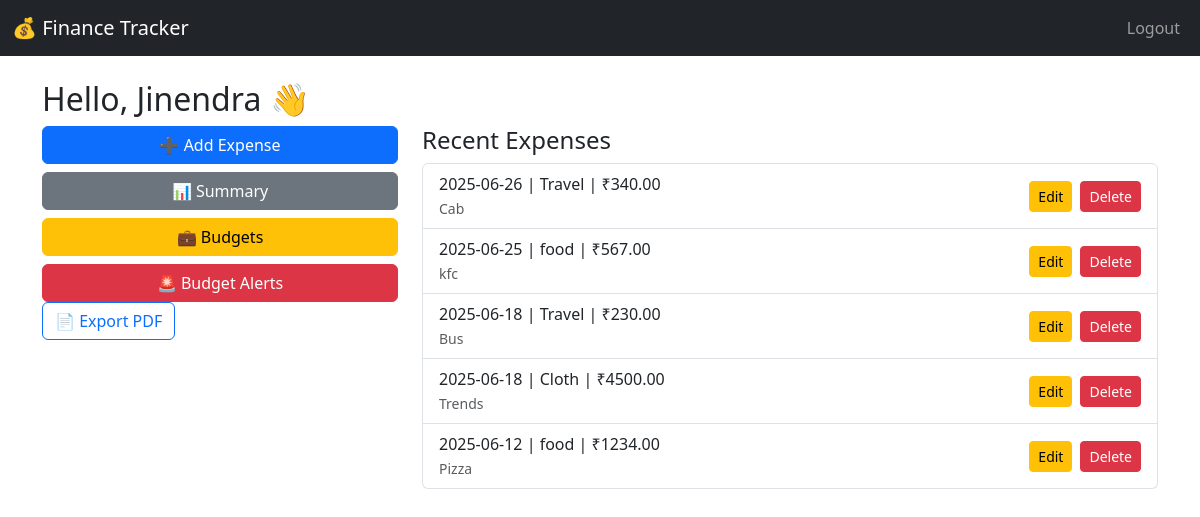
/dashboard (signed in), run on the app's committed database.
### tables this page shows
CREATE TABLE expenses(
            id INTEGER PRIMARY KEY AUTOINCREMENT,
            date TEXT,
            category TEXT,
            amount REAL,
            note TEXT,
            user_id INTEGER
        , type TEXT DEFAULT 'expense');

### app.py (the view)
@app.route('/dashboard')
def dashboard():
    if 'username' not in session:
        return redirect(url_for('login'))
    user_id = session.get('user_id')
    expenses = fetch_expenses(user_id)
    print("Fetched expenses for user:", expenses)
    return render_template('dashboard.html', expenses=expenses, username=session['username'])

### db.py (called while the page is built)
def connect():
    conn = sqlite3.connect(DB_PATH)
    conn.execute("PRAGMA foreign_keys = ON;")
    return conn

### expenses.py (called while the page is built)
def fetch_expenses(user_id):
    with connect() as conn:
        c = conn.cursor()
        c.execute("""
            SELECT id, date, category, amount, note, type
            FROM expenses
            WHERE user_id = ?
            ORDER BY date DESC
        """, (user_id,))
        rows = c.fetchall()
        expenses = [
            {
                "id": row[0],
                "date": row[1],
                "category": row[2],
                "amount": row[3],
                "note": row[4],
                "type": row[5]
            }
            for row in rows
        ]
        return expenses

### templates/dashboard.html (shortened to what this page needs)
{% extends 'base.html' %}
{% block content %}
<h2>Hello, {{ username }} 👋</h2>
<div class="row">
  <div class="col-md-4">
    <a href="/add" class="btn btn-primary w-100 mb-2">➕ Add Expense</a>
    <a href="/summary" class="btn btn-secondary w-100 mb-2">📊 Summary</a>
    <a href="/budget" class="btn btn-warning w-100 mb-2">💼 Budgets</a>
    <a href="{{ url_for('budget_alert') }}" class="btn btn-danger w-100">🚨 Budget Alerts</a>
    <a href="{{ url_for('export_pdf') }}" class="btn btn-outline-primary">📄 Export PDF</a>
  </div>
  <div class="col-md-8">
    <h4>Recent Expenses</h4>
    {% if expenses %}
      <ul class="list-group">
        {% for expense in expenses %}
          <li class="list-group-item d-flex justify-content-between align-items-center">
            <div>
              {{ expense.date }} | {{ expense.category }} | ₹{{ '%.2f'|format(expense.amount) }}<br>
              <small class="text-muted">{{ expense.note }}</small>
            </div>
            <div class="d-flex">
              <a href="{{ url_for('edit_expense', expense_id=expense.id) }}" class="btn btn-sm btn-warning me-2">Edit</a>
              <form method="POST" action="{{ url_for('delete_expense_by_id', expense_id=expense.id) }}">
                <button type="submit" class="btn btn-sm btn-danger" onclick="return confirm('Are you sure you want to delete this expense?')">Delete</button>
              </form>
            </div>
          </li>
        {% endfor %}
      </ul>
    {% else %}
      <div class="alert alert-info">No expenses recorded yet. Start by adding one!</div>
    {% endif %}
  </div>
</div>
{% endblock %}

### data on the page
expenses: date "2025-06-26", category "Travel", amount "340.00", note "Cab"
expenses: date "2025-06-25", category "food", amount "567.00", note "kfc"
expenses: date "2025-06-18", category "Travel", amount "230.00", note "Bus"
expenses: date "2025-06-18", category "Cloth", amount "4500.00", note "Trends"
expenses: date "2025-06-12", category "food", amount "1234.00", note "Pizza"

### other printed values
{{ username }} "Jinendra"
